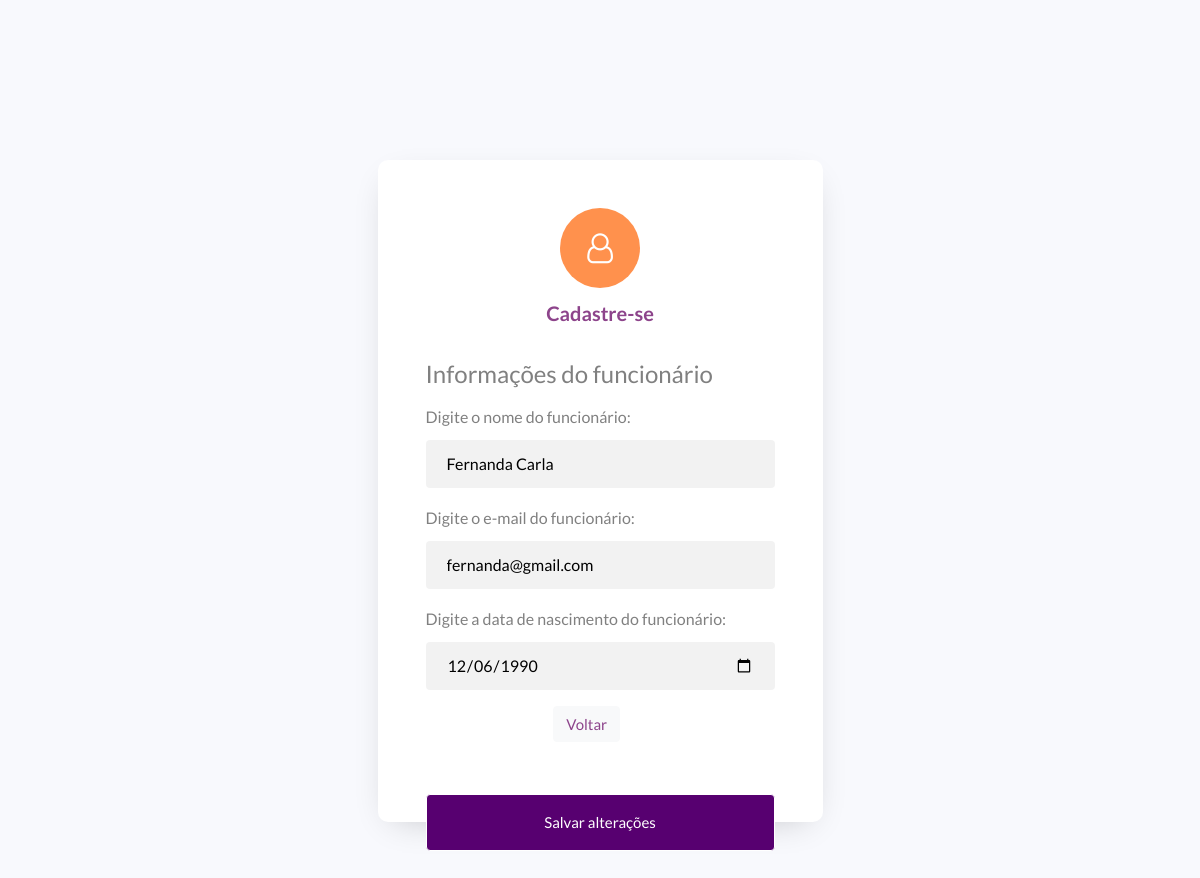
The app's page /altera_funcionario.php?matricula=10 with its own data.
### tables this page shows
CREATE TABLE `funcionario` (
  `matricula` int(11) NOT NULL,
  `nome` varchar(30) NOT NULL,
  `email` varchar(50) NOT NULL,
  `senha` varchar(500) NOT NULL,
  `data_nasc` varchar(10) NOT NULL
);

### altera_funcionario.php (the view, shortened to what this page needs)
<?php
    $mysqli = mysqli_connect("localhost","administrador","2122","pet_e_gato");
     $matricula = $_GET ["matricula"];
     $sql= "SELECT * FROM funcionario WHERE matricula = $matricula;";
     $res= mysqli_query($mysqli,$sql);
     $funcionario = mysqli_fetch_array ($res);
?>
<!doctype html>
<html lang="pt-br">
  <head>
	  <link rel="stylesheet" href="https://stackpath.bootstrapcdn.com/font-awesome/4.7.0/css/font-awesome.min.css">
	  <link rel="stylesheet" href="_css/style.css">
  </head>
<body class="fadeIn">
  <section class="ftco-section">
      <div class="container">
        <div class="row justify-content-center">
        </div>
        <div class="row justify-content-center">
          <div class="col-md-6 col-lg-5">
            <div class="login-wrap p-4 p-md-5">
          <div class="icon d-flex align-items-center justify-content-center">
            <span class="fa fa-user-o"></span>
          </div>
            <h3 class="text-center mb-4">Cadastre-se</h3>
              <fieldset>
                <legend>Informações do funcionário</legend>
            <form action="editar_funcionario.php" method="POST">
                <div class="form-group">
                    <label for="nome">Digite o nome do funcionário:</label>
                    <input type="text" required="required" class="form-control rounded-left" name="nome" placeholder="Nome Completo" value="<?php echo $funcionario['nome']?>">
                </div>
                <div class="form-group">
                  <label for="nome">Digite o e-mail do funcionário:</label>
                    <input type="email" required="required" class="form-control rounded-left" name="email" placeholder="E-mail" value="<?php echo $funcionario['email']?>">
                </div>
                <div class="form-group">
                <label for="nome">Digite a data de nascimento do funcionário:</label>
                    <input type="date" required="required" class="form-control rounded-left" name="data_nasc" placeholder="Data de Nascimento" value="<?php echo $funcionario['data_nasc']?>">
                </div>
              </fieldset>
              <div class="form-group d-md-flex">
	            	<div class="w-50">
                </div>
								<div class="form-group container">
                  <button class="btn btn-light rounded text-md-flex"><a href="funcionario.php">Voltar</a></button>
								</div>
	            </div>
	            <div class="form-group">
	            	<button type="submit" class="btn btn-primary rounded submit p-3 px-5">Salvar alterações</button>
	            </div>
        </div>
    </div>
</body>
</html>

### records on screen
funcionario: nome "Fernanda Carla", email "fernanda@gmail.com", data_nasc "12/06/1990"
